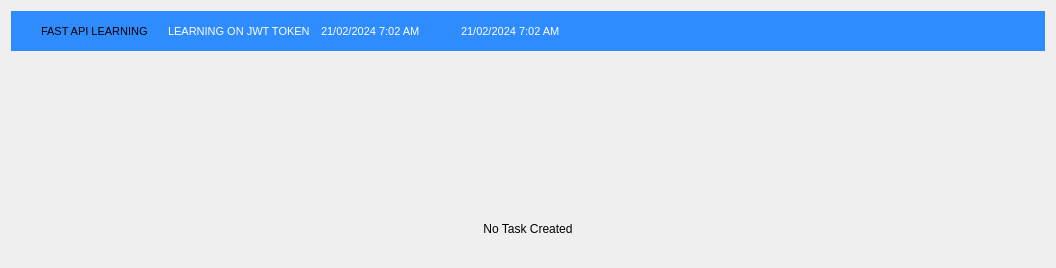
            <widget class="QWidget" name="scrollAreaWidgetContents_2">
             <property name="geometry">
              <rect>
               <x>0</x>
               <y>0</y>
               <width>1056</width>
               <height>268</height>
              </rect>
             </property>
             <layout class="QVBoxLayout" name="verticalLayout_6">
              <item>
               <widget class="QWidget" name="create_task_row" native="true">
                <property name="sizePolicy">
                 <sizepolicy hsizetype="Expanding" vsizetype="Fixed">
                  <horstretch>0</horstretch>
                  <verstretch>0</verstretch>
                 </sizepolicy>
                </property>
                <property name="minimumSize">
                 <size>
                  <width>0</width>
                  <height>40</height>
                 </size>
                </property>
                <property name="tabletTracking">
                 <bool>false</bool>
                </property>
                <property name="styleSheet">
                 <string notr="true">background-color: rgb(46, 140, 255);</string>
                </property>
                <widget class="QLabel" name="description_text">
                 <property name="geometry">
                  <rect>
                   <x>157</x>
                   <y>10</y>
                   <width>141</width>
                   <height>21</height>
                  </rect>
                 </property>
                 <property name="sizePolicy">
                  <sizepolicy hsizetype="Fixed" vsizetype="Expanding">
                   <horstretch>0</horstretch>
                   <verstretch>0</verstretch>
                  </sizepolicy>
                 </property>
                 <property name="font">
                  <font>
                   <pointsize>8</pointsize>
                  </font>
                 </property>
                 <property name="styleSheet">
                  <string notr="true">color: rgb(255, 255, 255);</string>
                 </property>
                 <property name="text">
                  <string>LEARNING ON JWT TOKEN</string>
                 </property>
                 <property name="alignment">
                  <set>Qt::AlignLeading|Qt::AlignLeft|Qt::AlignVCenter</set>
                 </property>
                </widget>
                <widget class="QLabel" name="task_des_text">
                 <property name="geometry">
                  <rect>
                   <x>30</x>
                   <y>10</y>
                   <width>111</width>
                   <height>20</height>
                  </rect>
                 </property>
                 <property name="sizePolicy">
                  <sizepolicy hsizetype="Fixed" vsizetype="Expanding">
                   <horstretch>0</horstretch>
                   <verstretch>0</verstretch>
                  </sizepolicy>
                 </property>
                 <property name="font">
                  <font>
                   <pointsize>8</pointsize>
                  </font>
                 </property>
                 <property name="styleSheet">
                  <string notr="true">#task_des_label{
	color: rgb(255, 255, 255);
margin-left:5px;}</string>
                 </property>
                 <property name="text">
                  <string>FAST API LEARNING</string>
                 </property>
                </widget>
                <widget class="QLabel" name="create_at_text">
                 <property name="geometry">
                  <rect>
                   <x>310</x>
                   <y>10</y>
                   <width>131</width>
                   <height>20</height>
                  </rect>
                 </property>
                 <property name="sizePolicy">
                  <sizepolicy hsizetype="Fixed" vsizetype="Expanding">
                   <horstretch>0</horstretch>
                   <verstretch>0</verstretch>
                  </sizepolicy>
                 </property>
                 <property name="font">
                  <font>
                   <pointsize>8</pointsize>
                  </font>
                 </property>
                 <property name="styleSheet">
                  <string notr="true">color: rgb(255, 255, 255);</string>
                 </property>
                 <property name="text">
                  <string>21/02/2024 7:02 AM</string>
                 </property>
                </widget>
                <widget class="QLabel" name="update_at_text">
                 <property name="geometry">
                  <rect>
                   <x>450</x>
                   <y>10</y>
                   <width>121</width>
                   <height>21</height>
                  </rect>
                 </property>
                 <property name="sizePolicy">
                  <sizepolicy hsizetype="Fixed" vsizetype="Expanding">
                   <horstretch>0</horstretch>
                   <verstretch>0</verstretch>
                  </sizepolicy>
                 </property>
                 <property name="font">
                  <font>
                   <pointsize>8</pointsize>
                  </font>
                 </property>
                 <property name="styleSheet">
                  <string notr="true">color: rgb(255, 255, 255);</string>
                 </property>
                 <property name="text">
                  <string>21/02/2024 7:02 AM</string>
                 </property>
                </widget>
                <widget class="QPushButton" name="btn_right">
                 <property name="geometry">
                  <rect>
                   <x>10</x>
                   <y>10</y>
                   <width>21</width>
                   <height>20</height>
                  </rect>
                 </property>
                 <property name="styleSheet">
                  <string notr="true">#btn_right{
	border-radius:30px;

}</string>
                 </property>
                 <property name="text">
                  <string/>
                 </property>
                 <property name="icon">
                  <iconset>
                   <normaloff>../../../../../../../../../../../../../../../../../../../../../../../../uii/resource/stop-big@2x.png</normaloff>../../../../../../../../../../../../../../../../../../../../../../../../uii/resource/stop-big@2x.png</iconset>
                 </property>
                 <property name="iconSize">
                  <size>
                   <width>20</width>
                   <height>20</height>
                  </size>
                 </property>
                </widget>
               </widget>
              </item>
              <item>
               <widget class="QWidget" name="widget2" native="true">
                <property name="sizePolicy">
                 <sizepolicy hsizetype="Expanding" vsizetype="Expanding">
                  <horstretch>0</horstretch>
                  <verstretch>0</verstretch>
                 </sizepolicy>
                </property>
                <layout class="QHBoxLayout" name="horizontalLayout_10">
                 <item>
                  <widget class="QWidget" name="widget_19" native="true"/>
                 </item>
                 <item>
                  <widget class="QWidget" name="widget_11" native="true">
                   <layout class="QVBoxLayout" name="verticalLayout_8">
                    <item>
                     <widget class="QLabel" name="notask_lbl_1">
                      <property name="lineWidth">
                       <number>1</number>
                      </property>
                      <property name="text">
                       <string/>
                      </property>
                      <property name="pixmap">
                       <pixmap>../../../../../resource/no-task@2x.png</pixmap>
                      </property>
                      <property name="alignment">
                       <set>Qt::AlignCenter</set>
                      </property>
                     </widget>
                    </item>
                    <item>
                     <widget class="QLabel" name="notask_lbl_2">
                      <property name="maximumSize">
                       <size>
                        <width>16777215</width>
                        <height>20</height>
                       </size>
                      </property>
                      <property name="text">
                       <string>No Task Created</string>
                      </property>
                      <property name="alignment">
                       <set>Qt::AlignCenter</set>
                      </property>
                     </widget>
                    </item>
                   </layout>
                  </widget>
                 </item>
                 <item>
                  <widget class="QWidget" name="widget_20" native="true"/>
                 </item>
                </layout>
               </widget>
              </item>
             </layout>
            </widget>
